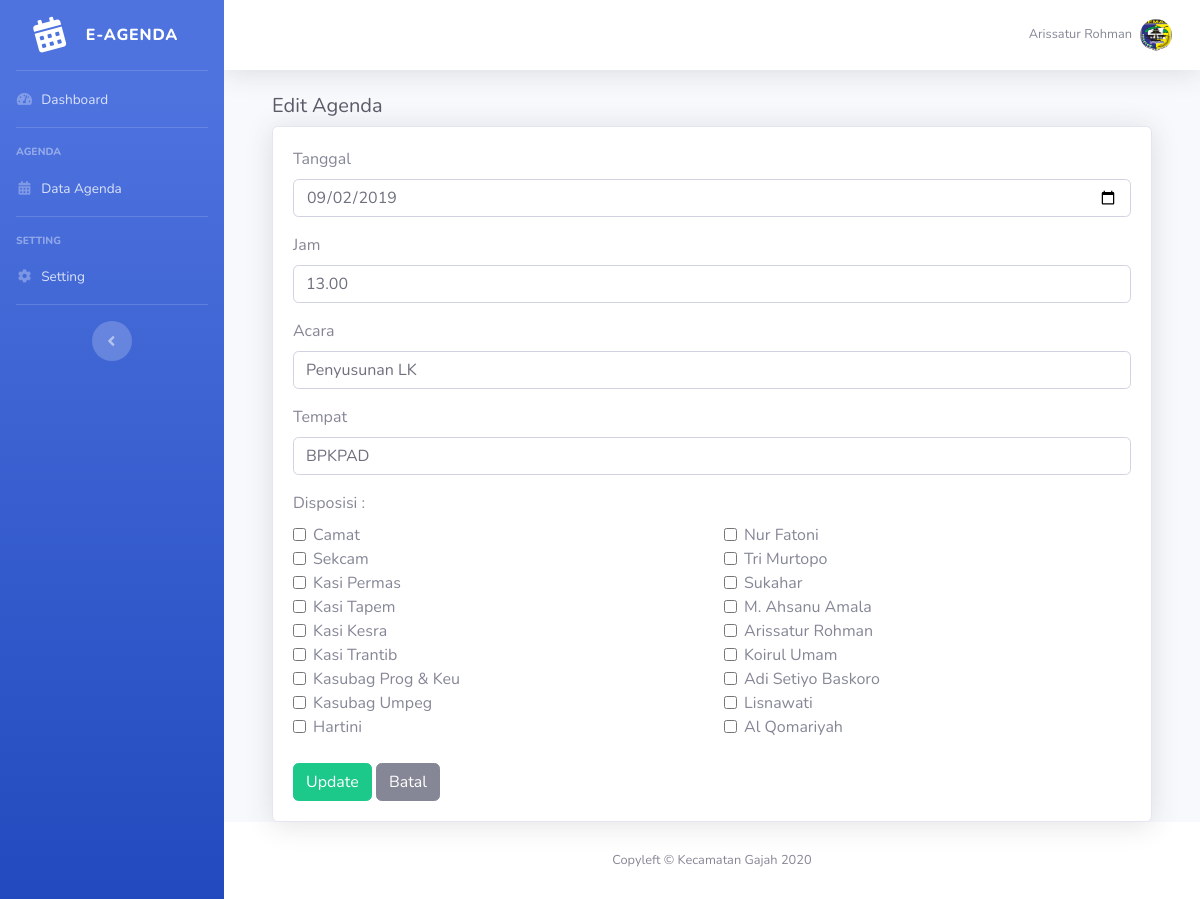
The page /admin/index.php?page=agenda&aksi=edit&id=15 (signed in) on the database its author committed.
### tables this page shows
CREATE TABLE `tb_user` (
  `id` int(11) NOT NULL,
  `user` varchar(50) NOT NULL,
  `pass` varchar(255) NOT NULL,
  `nama` varchar(50) NOT NULL,
  `opd` varchar(100) NOT NULL,
  `alamat` varchar(100) NOT NULL,
  `telp` varchar(20) NOT NULL
);

CREATE TABLE `tb_agenda` (
  `id` int(11) NOT NULL,
  `tgl` date NOT NULL,
  `jam` varchar(10) NOT NULL,
  `acara` varchar(255) NOT NULL,
  `tempat` varchar(100) NOT NULL,
  `dispo` varchar(50) NOT NULL
);

### admin/index.php (the view, shortened to what this page needs)
<?php
include('../admin/config.php');
?>
<!DOCTYPE html>
<html lang="en">
<head>
  <link href="../assets/vendor/fontawesome-free/css/all.min.css" rel="stylesheet" type="text/css">
  <link href="../assets/css/sb-admin-2.min.css" rel="stylesheet">
  <link href="../assets/vendor/datatables/dataTables.bootstrap4.min.css" rel="stylesheet">
</head>
<body id="page-top">
  <div id="wrapper">
    <ul class="navbar-nav bg-gradient-primary sidebar sidebar-dark accordion" id="accordionSidebar">
      <a class="sidebar-brand d-flex align-items-center justify-content-center" href="index.php">
        <div class="sidebar-brand-icon rotate-n-15">
          <i class="fas fa-fw fa-calendar-alt"></i>
        </div>
        <div class="sidebar-brand-text mx-3">e-Agenda</div>
      </a>
      <hr class="sidebar-divider my-0">
      <li class="nav-item">
        <a class="nav-link" href="index.php">
          <i class="fas fa-fw fa-tachometer-alt"></i>
          <span>Dashboard</span></a>
      </li>
      <hr class="sidebar-divider">
      <div class="sidebar-heading">
        AGENDA
      </div>
      <li class="nav-item">
        <a class="nav-link" href="?page=agenda">
          <i class="fas fa-fw fa-calendar-alt"></i>
          <span>Data Agenda</span></a>
      </li>
      <hr class="sidebar-divider">
      <div class="sidebar-heading">
        SETTING
      </div>
      <li class="nav-item">
        <a class="nav-link" href="?page=setting">
          <i class="fas fa-fw fa-cog"></i>
          <span>Setting</span></a>
      </li>
      <hr class="sidebar-divider d-none d-md-block">
      <div class="text-center d-none d-md-inline">
        <button class="rounded-circle border-0" id="sidebarToggle"></button>
      </div>
    </ul>
    <div id="content-wrapper" class="d-flex flex-column">
      <div id="content">
        <nav class="navbar navbar-expand navbar-light bg-white topbar mb-4 static-top shadow">
          <ul class="navbar-nav ml-auto">
            <li class="nav-item dropdown no-arrow">
              <?php
              $sql = $conn->query("SELECT * FROM tb_user");
              while ($data=$sql->fetch_assoc()){
              ?>
              <a class="nav-link dropdown-toggle" href="#" id="userDropdown" role="button" data-toggle="dropdown" aria-haspopup="true" aria-expanded="false">
                <span class="mr-2 d-none d-lg-inline text-gray-600 small"><?php echo $data['nama']; ?></span>
                <img class="img-profile rounded-circle" src="../img/logo.png">
              </a>
              <?php } ?>
            </li>
          </ul>
        </nav>
        <div class="container-fluid">
          <?php
            $page = $_GET['page'];
            $aksi = $_GET['aksi'];
            if ($page == "agenda") {
              if ($aksi == "") {
                include "../admin/agenda/agenda.php";
              }elseif ($aksi== "tambah") {
                include "../admin/agenda/tambah.php";
              }
              elseif ($aksi== "edit") {
                include "../admin/agenda/edit.php";
              }
              elseif ($aksi== "hapus") {
                include "../admin/agenda/hapus.php";
              }
            }
            elseif ($page == "instansi") {
              if ($aksi == "") {
                include "../admin/setting/profil.php";
              }
            }
              elseif ($page == "") {
                include "../admin/dashboard.php";
            }
            ?>
        </div>
      </div>
      <?php
      $sql = $conn->query("SELECT * FROM tb_user");
      while ($data=$sql->fetch_assoc()){
       ?>
       <?php $tahun = date('Y'); ?>
      <footer class="sticky-footer bg-white">
        <div class="container my-auto">
          <div class="copyright text-center my-auto">
            <span>Copyleft &copy; <?php echo $data['opd']; ?> <?php echo $tahun; ?></span>
          </div>
        </div>
      </footer>
    <?php } ?>
    </div>
  </div>
</body>
</html>

### admin/agenda/edit.php (shortened to what this page needs)
<?php
$id = $_GET['id'];
$sql = $conn->query("SELECT * FROM tb_agenda where id='$id'");
$result = $sql->fetch_assoc();
$ceklist = explode(', ', $result['dispo']);
 ?>
<div class="container-fluid">
  <h1 class="h5 mb-2 text-gray-800">Edit Agenda</h1>
  <div class="card shadow">
    <div class="card-body">
      <form method="POST" >
        <div class="form-group">
          <label >Tanggal</label>
          <input type="date" class="form-control" name="tgl" value="<?php echo $result['tgl']; ?>">
        </div>
        <div class="form-group">
          <label >Jam</label>
          <input class="form-control" name="jam" value="<?php echo $result['jam']; ?>" placeholder="Tulis Jam">
        </div>
        <div class="form-group">
          <label >Acara</label>
          <input class="form-control" name="acara" value="<?php echo $result['acara']; ?>" placeholder="Masukkan Acara / Kegiatan">
        </div>
        <div class="form-group">
          <label>Tempat</label>
          <input class="form-control" name="tempat" value="<?php echo $result['tempat']; ?>" placeholder="Tempat">
        </div>
          <label>Disposisi :</label>
        <div class="row">
          <div class="col-6">
            <div class="form-check">
              <input type="checkbox" class="form-check-input" name="dispo[]" value="Camat" <?php in_array ('Camat', $ceklist) ? print "checked" : ""; ?> > Camat<br>
              <input type="checkbox" class="form-check-input" name="dispo[]" value="Sekcam" <?php in_array ('Sekcam', $ceklist) ? print "checked" : ""; ?> > Sekcam<br>
              <input type="checkbox" class="form-check-input" name="dispo[]" value="Kasi Permas" <?php in_array ('Kasi Permas', $ceklist) ? print "checked" : ""; ?> > Kasi Permas<br>
              <input type="checkbox" class="form-check-input" name="dispo[]" value="Kasi Tapem" <?php in_array ('Kasi Tapem', $ceklist) ? print "checked" : ""; ?> > Kasi Tapem<br>
              <input type="checkbox" class="form-check-input" name="dispo[]" value="Kasi Kesra" <?php in_array ('Kasi Kesra', $ceklist) ? print "checked" : ""; ?> > Kasi Kesra<br>
              <input type="checkbox" class="form-check-input" name="dispo[]" value="Kasi Trantib" <?php in_array ('Kasi Trantib', $ceklist) ? print "checked" : ""; ?> > Kasi Trantib<br>
              <input type="checkbox" class="form-check-input" name="dispo[]" value="Kasubag Prog & Keu" <?php in_array ('Kasubag Prog & Keu', $ceklist) ? print "checked" : ""; ?> > Kasubag Prog & Keu<br>
              <input type="checkbox" class="form-check-input" name="dispo[]" value="Kasubag Umpeg" <?php in_array ('Kasubag Umpeg', $ceklist) ? print "checked" : ""; ?> > Kasubag Umpeg<br>
              <input type="checkbox" class="form-check-input" name="dispo[]" value="Hartini" <?php in_array ('Hartini', $ceklist) ? print "checked" : ""; ?> > Hartini<br>
            </div>
          </div>
          <div class="col-6">
            <div class="form-check">
              <input type="checkbox" class="form-check-input" name="dispo[]" value="Nur Fatoni" <?php in_array ('Nur Fatoni', $ceklist) ? print "checked" : ""; ?> > Nur Fatoni<br>
              <input type="checkbox" class="form-check-input" name="dispo[]" value="Tri Murtopo" <?php in_array ('Tri Murtopo', $ceklist) ? print "checked" : ""; ?> > Tri Murtopo<br>
              <input type="checkbox" class="form-check-input" name="dispo[]" value="Sukahar" <?php in_array ('Sukahar', $ceklist) ? print "checked" : ""; ?> > Sukahar<br>
              <input type="checkbox" class="form-check-input" name="dispo[]" value="M. Ahsanu Amala" <?php in_array ('M. Ahsanu Amala', $ceklist) ? print "checked" : ""; ?> > M. Ahsanu Amala<br>
              <input type="checkbox" class="form-check-input" name="dispo[]" value="Arissatur Rohman" <?php in_array ('Arissatur Rohman', $ceklist) ? print "checked" : ""; ?> > Arissatur Rohman<br>
              <input type="checkbox" class="form-check-input" name="dispo[]" value="Koirul Umam" <?php in_array ('Koirul Umam', $ceklist) ? print "checked" : ""; ?> > Koirul Umam<br>
              <input type="checkbox" class="form-check-input" name="dispo[]" value="Adi Setiyo Baskoro" <?php in_array ('Adi Setiyo Baskoro', $ceklist) ? print "checked" : ""; ?> > Adi Setiyo Baskoro<br>
              <input type="checkbox" class="form-check-input" name="dispo[]" value="Lisnawati" <?php in_array ('Lisnawati', $ceklist) ? print "checked" : ""; ?> > Lisnawati<br>
              <input type="checkbox" class="form-check-input" name="dispo[]" value="Al Qomariyah" <?php in_array ('Al Qomariyah', $ceklist) ? print "checked" : ""; ?> > Al Qomariyah<br>
            </div>
          </div>
        </div>
        <br>
        <input type="submit" class="btn btn-success" name="simpan" value="Update">
        <a href="?page=agenda" class="btn btn-secondary">Batal</a>
      </form>
    </div>
  </div>
</div>

### rows shown on the page
tb_user: nama "Arissatur Rohman", opd "Kecamatan Gajah"
tb_agenda: tgl "09/02/2019", jam "13.00", acara "Penyusunan LK", tempat "BPKPAD"
